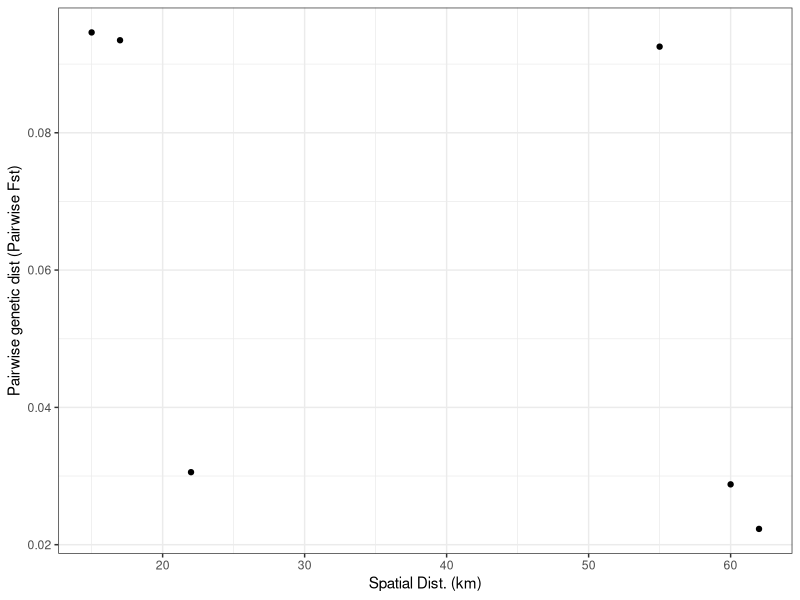

Write the R code that produced this figure.
#!/bin/env R

# Author: ph-u
# Script: turtle.R
# Desc: classwork program based on turtle data files
# Input: Rscript turtle.R
# Output: R terminal output
# Arguments: 0
# Date: Nov 2019

## lib
library(ggplot2)

## raw data
a.0<-read.csv("../Data/turtle.csv", header = F)
b.0<-read.csv("../Data/turtle.genotypes.csv",header = F)
c.0<-read.csv("../Data/turtle_markers.csv", header = F)

# ## heterozygosity method
# a.1<-as.data.frame(matrix(nrow = 4, ncol = 3))
# a.1[,1]<-seq(1:4)
# k<-1;for(i in seq(1,dim(a.0)[1],20)){a.1[k,2]<-sum(a.0[i:(i+19),]==0)/(dim(a.0)[1]/4*dim(a.0)[2]);a.1[k,3]<-a.1[k,2]*(1-a.1[k,2]);k<-k+1};rm(i,k)
# 
# ### pairwise & total Fst
# a.2<-as.data.frame(matrix(nrow = factorial(4)/(factorial(2)*factorial(4-2)), ncol = 5))
# colnames(a.2)=c("Pop1","Pop2","Hs","Ht","Fst")
# a.2[,1]<-c(rep(1,4),2,3)
# a.2[,2]<-c(2,3,4,3,4,4)
# for(i in 1:dim(a.2)[1]){
#   a.2[i,3]<-a.1[a.2[i,1],3]+a.1[a.2[i,2],3]
#   a.2[i,4]<-a.2[i,3]+(a.1[a.2[i,1],2]-a.1[a.2[i,2],2])^2/2
#   a.2[i,5]<-(a.2[i,4]-a.2[i,3])/a.2[i,4]
# };rm(i);mean(a.2[,5])
# 
# ## isolation by spatial distance
# a.1$dist.km<-c(5,10,12,50)
# b.1<-hclust(dist(b.0))
# plot(b.1)

## fA on count 1
a.1<-matrix(nrow = 4, ncol = dim(a.0)[2])
for(i in 1:dim(a.1)[1]){for(j in 1:dim(a.1)[2]){a.1[i,j]<-sum(a.0[((i-1)*20+1):(i*20),j])/20}};rm(i,j)
a.2<-a.1*(1-a.1) ## Hs
a.3<-a.4<-matrix(nrow = factorial(4)/(factorial(2)*factorial(4-2)), ncol = dim(a.2)[2])
a.r<-data.frame("First"=c(rep(1,3),2,2,3),"Second"=c(2,3,4,3,4,4))
for(i in 1:dim(a.r)[1]){
  i.1<-a.r[i,1];i.2<-a.r[i,2] ## set pairwise comparison targets
  a.3[i,]<-a.2[i.1,]+a.2[i.2,] ## Hs pairwise
  a.4[i,]<-a.3[i,]+(a.1[i.1,]-a.1[i.2,])^2/2 ## Ht pairwise
};rm(i,i.1,i.2)
a.5<-(a.4-a.3)/a.4 ## Fst

## spatial dist
a.ref<-data.frame(seq(1,4),c(5,10,12,50))
for(i in 1:dim(a.r)[1]){
  a.r$dist[i]<-a.ref[which(a.r$First[i]==a.ref[,1]),2]+a.ref[which(a.r$Second[i]==a.ref[,1]),2]};rm(i)

for(i in 1:dim(a.r)[1]){ ## print subpop Fst result
  a.r$den[i]<-mean(as.numeric(as.character(a.5[i,])), na.rm = T) ## Fst
  print(paste0(LETTERS[a.r[i,1]]," vs ",LETTERS[a.r[i,2]]," Fst: ",round(a.r$den[i],4)))
  };rm(i)

## plot -- real phy-tree: [A,[B, [C,D]]]; D = A + ^B + C; heavy genetic exchange
pdf("../results/turtle_01.pdf")
ggplot(data = a.r, aes(x=a.r$dist, y=a.r$den))+xlab("Spatial Dist. (km)")+ylab("Pairwise genetic dist (Pairwise Fst)")+theme_bw()+geom_point()
dev.off()

## stat test Spearman correlation
cor.test(y=a.r$den, x=a.r$dist, method = "spearman")
